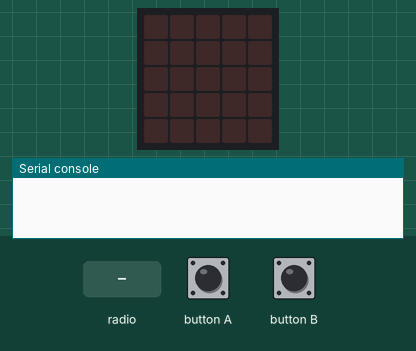
Simulated run of this program. Board: BBC micro:bit running MicroPython. On the bench: the board's 5×5 LED display, the last lines printed to the serial console. Inputs (shaded band) come from the test bench. Random numbers come from a fixed seed; no radio messages arrive unless stated (any console line starting 'radio sent:' is added by the test bench).

Above: at 5.0 s.
5.1 s: button A pressed for 0.15 s
At 7.5 s:
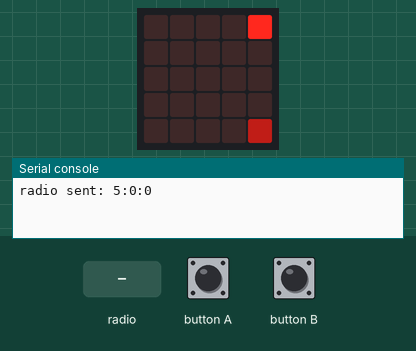
8.1 s: button B pressed for 0.15 s
At 9.4 s:
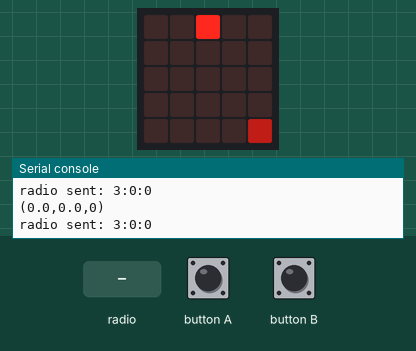
10.6 s: button B pressed for 1 s
At 12.4 s:
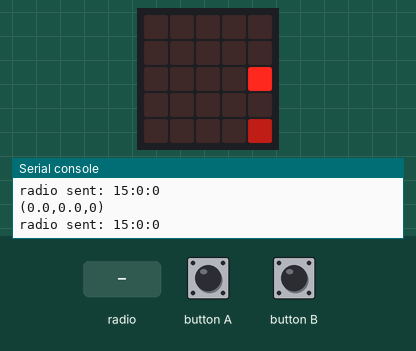
13.1 s: radio message "3" arrives
At 13.4 s:
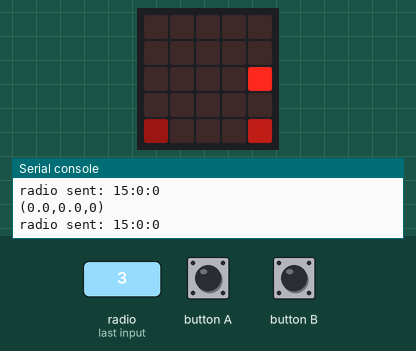
15.1 s: button B pressed for 0.15 s
At 17.1 s:
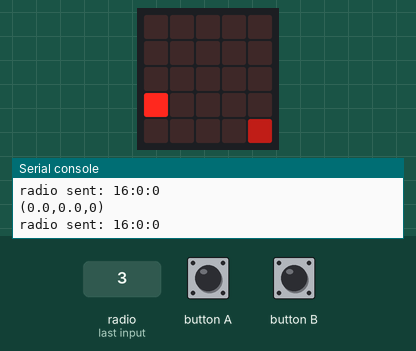
17.6 s: button B pressed for 3.2 s
At 19.1 s:
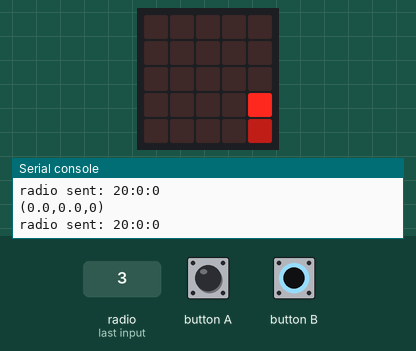
Timing chart, 0 to 20.6 s (numbered marks = the images above; inputs shaded):
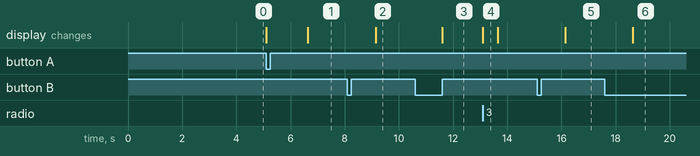

Measured:
- after the input at 5.1 s, the display: first changes at once (image 1 shows a later state)
- after the input at 8.1 s, the display: changes after 1.0 s (image 2)
- after the input at 10.6 s, the display: first changes after 1.0 s (image 3 shows a later state)
- after the input at 13.1 s, the display: changes at once (image 4)
- after the input at 15.1 s, the display: changes after 1.0 s (image 5)
- after the input at 17.6 s, the display: changes after 1.0 s (image 6)
- what the display in image 4 shows lasts 0.6 s, from 13.1 s to 13.7 s

The program:

multinode_comm.py
```python
# (licence header left out)
from microbit import *
import radio
import utime
import random
#protocol:
#   (1,20) random select ID as device ID
#   device id 0 used for broadcast
#   data format: TID:RID:value
#   ACK format: value as ~
#   broadcast msg "sid:0:0" every second
#   power-up receive 1.5 second to select new device id
#   auto invalid leaving node
#   LED index (x*5+y) as sid-1
#   if sid collision, need to change new sid
class Comm():
    def __init__(self):
        self.sid = 0
        self.ack = "~"
        self.tx_cnt = 0
        self.rx_cnt = 0
        self.tx_new_cnt = 0
        self.rx_new_cnt = 0
        self.ack_cnt = 0
        self.used_ids = []
        self.used_ids_next = []
        self.ack_received = False
        radio.config(queue=6,address=0x75626972,channel=4,data_rate=radio.RATE_1MBIT)
        radio.on()
        sleep(100)
        pass
    def tx(self,did,value):
        self.tx_cnt += 1
        tx_txt = "%i:%i:%s" %(self.sid,did,str(value))
        radio.send(tx_txt)
        self.pixel_debug(1,self.tx_cnt)
    def get_new_id(self,used_ids):
        while True:
            id = random.randint(1, 20)
            if not id in used_ids:
                break
        return id

    def wait_start(self):
        while True:
            if button_a.was_pressed():
                display.show("F")
                self.used_ids = self.find_used_ids()
                self.sid = self.get_new_id(self.used_ids)
                self.show_id()
                break
    def show_id(self):
        display.clear()
        sid = self.sid - 1
        display.set_pixel(sid%5,int(sid/5),9)
        for id in self.used_ids:
            if id>0:
                uid = id - 1
                display.set_pixel(uid%5,int(uid/5),5)
    def find_used_ids(self):
        used_ids=[]
        time_s = utime.ticks_us()

        while True: # start current measurement
            time_now = utime.ticks_us()
            time_use = utime.ticks_diff(time_now,time_s)
            if 1500000 - time_use <0: # 1.5s
                #display.show("W")
                break
            incoming = radio.receive()
            if incoming:
                items = incoming.split(":")
                if len(items)==3:
                    did = int(items[1])
                    if not (did in used_ids):
                        used_ids.append(did)
        return used_ids


    #display value by LEDs in the bottom
    #part=1: one bottom-right LED
    #part=0: 4 LEDs in at the bottom
    def pixel_debug(self,part,value):
        if part==1: # 1 LED at bottom-right
            value = value *3 % 10
            display.set_pixel(4, 4, value)
        else: #4 LED
            value = value % 40
            for i in range(4):
                if value >=9:
                   display.set_pixel(i, 4, 9)
                elif value<0:
                    display.set_pixel(i, 4, 0)
                else:
                   display.set_pixel(i, 4, value)
                value -=10

    def bi_transfer(self):
        cur_num_tx = 0
        self.wait_start()

        test_cnt = 0

        while True:
            self.rx_cnt = 0
            self.rx_new_cnt = 0
            self.tx_cnt = 0
            self.tx_new_cnt = 0
            self.ack_cnt = 0
            test_period = 1 #s
            test_tick = int(test_period * 1000000)
            test_cnt +=1
            time_s = utime.ticks_us()
            time_l = time_s

            #broadcast device exist every test period
            self.tx(0,str(0))
            # rate target hz
            rate_target = random.randint(1, 100)
            send_tick = int(test_tick/rate_target)


            while True: # start current measurement
                time_now = utime.ticks_us()
                time_use = utime.ticks_diff(time_now,time_s)
                if test_tick - time_use <0: # 10s
                    self.used_ids = self.used_ids_next
                    self.show_id()
                    self.used_ids_next = []
                    break

                time_last = utime.ticks_diff(time_now,time_l)
                if send_tick - time_last <0: # should send
                    time_l = time_now
                    if self.ack_received:
                        cur_num_tx = cur_num_tx+1
                    self.ack_received = False
                    if len(self.used_ids)>0:
                        index = random.randint(0, len(self.used_ids)-1)
                        did = self.used_ids[index]
                        self.tx(did,cur_num_tx)
                        self.tx_new_cnt += 1


                incoming = radio.receive()
                if incoming:
                    self.rx_cnt+=1
                    items = incoming.split(":")
                    if len(items)==3:

                        sid,did,value = items
                        sid = int(sid)
                        did = int(did)
                        if not sid in self.used_ids:
                            self.used_ids.append(sid)
                            self.show_id()

                        if not sid in self.used_ids_next:
                            self.used_ids_next.append(sid)

                        if sid == self.sid: # sid collision
                            self.sid = self.get_new_id(self.used_ids)
                            self.show_id()

                        if did == self.sid:
                            if value == self.ack:
                                self.ack_received = True
                                self.ack_cnt += 1
                            else:
                                self.rx_new_cnt += 1
                                self.tx(sid,self.ack)
                            #radio.send ("%i:%i:%s"%(self.sid,sid,self.ack))

                    self.pixel_debug(0,self.rx_cnt)
                if button_b.was_pressed(): # test sid collision
                    if len(self.used_ids)>0:
                        self.sid = self.used_ids[0]
                    else:
                        self.sid = random.randint(1, 20)
                    break
            tx_rate = float(self.tx_new_cnt)/test_period
            rx_rate = float(self.rx_new_cnt)/test_period
            str_output = "(%.1f,%.1f,%i)" %(tx_rate, rx_rate, self.tx_new_cnt - self.ack_cnt)

            print(str_output)

comm = Comm()
comm.bi_transfer()
```
